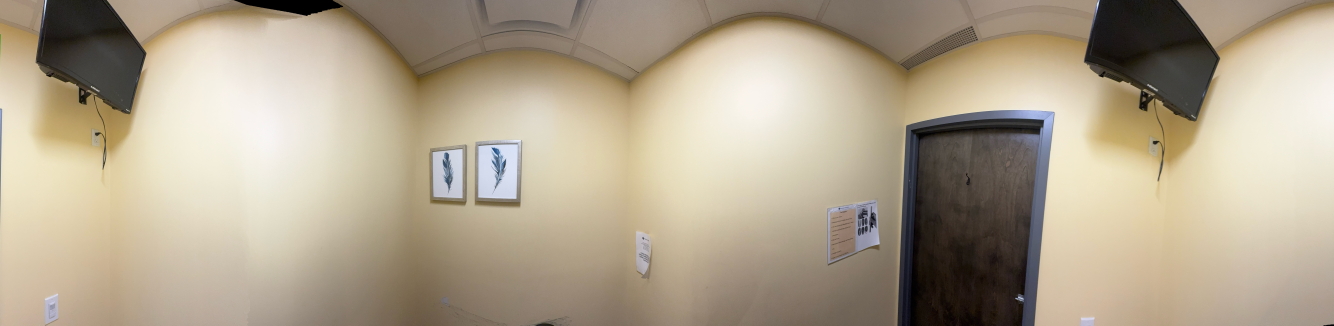
#> input picture gaussian-splat-room/source/pano.jpg, 8000 x 1953 px (shown at 1/6 size)
$ python layout.py
#> lines starting #> are read from the running program, lines starting #| are printed output that depends on the picture; after the words box and inside, x2 and y2 are one past the last pixel; in counts of white or black regions, pixels touching at a corner belong together; long printed decimals are rounded
### gaussian-splat-room/scripts/common.py
"""Shared geometry + PLY I/O for the pano -> Gaussian splat pipeline.

Coordinate system: y up, camera (pano center) at origin, eye height 1.55m
(floor near y = -1.55). Pano assumed cylindrical: theta in [-HFOV/2, +HFOV/2],
theta=0 looks down +z. Direction for pano pixel (px, py):
    theta = (px / W - 0.5) * HFOV
    v     = (H/2 - py) / f_cyl          with f_cyl = W / HFOV  (radians)
    dir   = normalize(sin t, v, cos t)
"""
import json
import os

import numpy as np

HFOV_DEG = 250.0            # estimated horizontal sweep of the phone pano
EYE_HEIGHT = 1.55           # meters, camera above floor
ROOT = os.path.dirname(os.path.dirname(os.path.abspath(__file__)))

SH_C0 = 0.28209479177387814


def pano_params(W, H):
    hfov = np.deg2rad(HFOV_DEG)
    f_cyl = W / hfov
    return hfov, f_cyl


# [89 lines left out: functions pano_dirs, view_basis, write_ply_xyzrgb, write_ply_gaussian, read_ply_gaussian, not called in this run]


def save_meta(path, obj):
    with open(path, "w") as f:
        json.dump(obj, f, indent=2)


def load_meta(path):
    with open(path) as f:
        return json.load(f)

### gaussian-splat-room/scripts/layout.py
"""Step 2a: single-view room-layout prior from the pano.

Detect the wall/ceiling boundary per pano column (yellow paint vs grey
ceiling), convert boundary elevation to horizontal wall distance
(d = h_ceil / tan(elev)), robustly interpolate through occluders (TVs),
and build a prior range map: vertical walls + ceiling plane + floor plane.
"""
import os

import cv2
import numpy as np

from common import ROOT, EYE_HEIGHT, pano_params

H_CEIL = 1.10          # meters from eye level up to the ceiling edge
D_MIN, D_MAX = 1.0, 3.5
LAYOUT_W = 2000        # columns for the wall profile


def detect_boundary(pano_bgr):
    """Per-column pano row of the wall/ceiling transition, np.nan if occluded."""
    hsv = cv2.cvtColor(pano_bgr, cv2.COLOR_BGR2HSV)
    Hh, S, V = hsv[..., 0].astype(np.int16), hsv[..., 1], hsv[..., 2]
    yellow = (Hh > 10) & (Hh < 45) & (S > 55) & (V > 90)
    dark = V < 70
    H_img, W_img = yellow.shape

    # only search the upper half of the pano for the boundary
    top = yellow[: H_img // 2]
    dark_top = dark[: H_img // 2]
    boundary = np.full(W_img, np.nan)
    run = np.zeros(W_img, np.int32)
    found = np.full(W_img, -1, np.int32)
    NEED = 18
    for r in range(top.shape[0]):
        run = np.where(top[r], run + 1, 0)
        hit = (run == NEED) & (found < 0)
        found[hit] = r - NEED + 1
    boundary[found >= 0] = found[found >= 0]

    # invalidate columns where the transition zone is occluded by something
    # dark (the TVs) — the "boundary" there is the TV bottom, not the wall
    for c in np.flatnonzero(found >= 0):
        r0 = max(found[c] - 250, 0)
        if dark_top[r0:found[c] + 5, c].mean() > 0.15:
            boundary[c] = np.nan
    return boundary


def main():
    pano = cv2.imread(os.path.join(ROOT, "source", "pano.jpg"))
#> pano is the input picture: shape (1953, 8000, 3); mean B, G, R 142.5, 163.8, 176.4
    H, W = pano.shape[:2]
#> H = 1953; W = 8000
    hfov, f_cyl = pano_params(W, H)
#> hfov = 4.36; f_cyl = 1833.5

    boundary = detect_boundary(pano)
#> in detect_boundary, `hsv = cv2.cvtColor(pano_bgr, cv2.COLOR_BGR2HSV)`: hsv: shape (1953, 8000, 3); mean H, S, V 22.5, 54.8, 177
#> in detect_boundary, `yellow = (Hh > 10) & (Hh < 45) & (S > 55) & (V > 90)`:
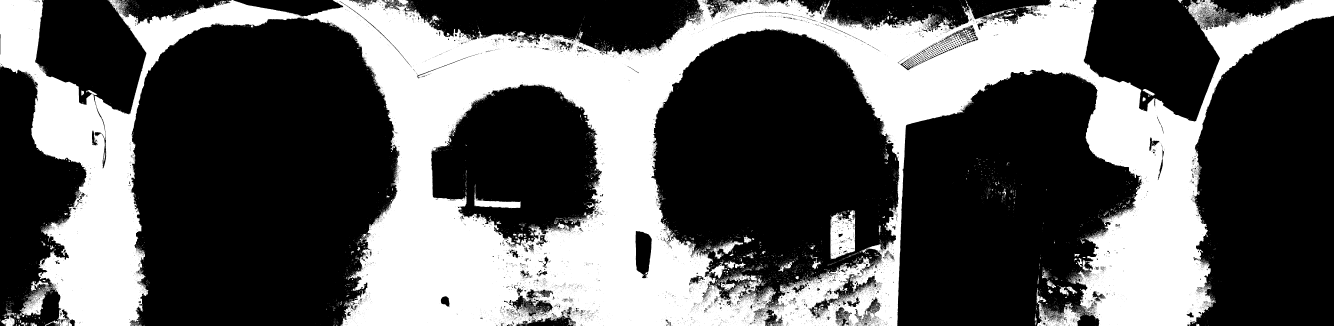
#> yellow: shape (1953, 8000) bool (shown at 1/6 size); 36.2% white; 17347 white regions (16732 under 20 px), largest, box (x1, y1, x2, y2) and area: (0, 0, 8000, 1953) 5476791, (4982, 1262, 5131, 1559) 32322, (6219, 1728, 6496, 1953) 18085
#> in detect_boundary, `dark = V < 70`: dark: shape (1953, 8000) bool; 8.8% white; 2072 white regions (1915 under 20 px), largest, box (x1, y1, x2, y2) and area: (5385, 712, 6263, 1953) 660847, (6507, 0, 7318, 727) 379008, (219, 0, 878, 682) 278686
#> in detect_boundary, `top = yellow[: H_img // 2]`: top: shape (976, 8000) bool; 36.1% white; 6222 white regions (6025 under 20 px), largest, box (x1, y1, x2, y2) and area: (0, 0, 8000, 976) 2787425, (6855, 534, 6930, 574) 1142, (518, 540, 584, 570) 682
#> in detect_boundary, `dark_top = dark[: H_img // 2]`:
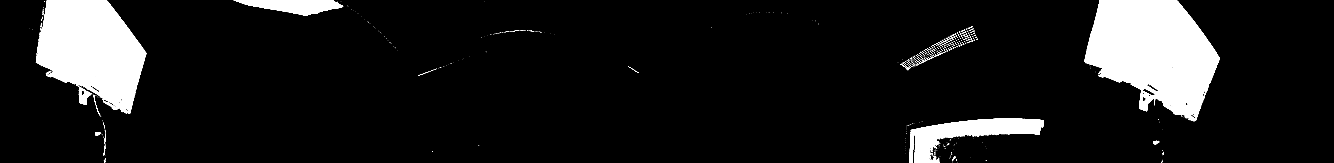
#> dark_top: shape (976, 8000) bool (shown at 1/6 size); 10.1% white; 1080 white regions (974 under 20 px), largest, box (x1, y1, x2, y2) and area: (6507, 0, 7318, 727) 379008, (219, 0, 878, 682) 278686, (5455, 712, 6263, 976) 82865
#> after the loop in detect_boundary, `for r in range(top.shape[0]):`: found = 8000 values, max 729 at index 7168, min -1 at index 1786, mean 171.9; run = 8000 values, max 904 at index 2493, min 0 at index 0, mean 68.7
#> the loop in detect_boundary, `for c in np.flatnonzero(found >= 0):` made 7942 passes
#> r0 on passes 1 to 3: 0, 0, 0
    valid = np.isfinite(boundary)
    print(f"boundary detected on {valid.sum()}/{W} columns")
#| boundary detected on 6309/8000 columns

    cols = np.arange(W)
#> cols = 8000 values from 0 to 7999
    # elevation of boundary; v = tan(elevation) in cylindrical coords
    v_b = (H / 2.0 - boundary) / f_cyl
    d = np.where(v_b > 0.05, H_CEIL / np.maximum(v_b, 0.05), np.nan)
    d[~valid] = np.nan

    ok = np.isfinite(d) & (d > D_MIN * 0.7) & (d < D_MAX * 1.5)
    d_i = np.interp(cols, cols[ok], d[ok])
#> d_i = 8000 values, max 3.27 at index 3775, min 2.07 at index 0, mean 2.32
    # The vaulted ceiling makes the boundary scallop between arches; the wall
    # top is the spring line = the lower envelope (largest distance within a
    # window ~ one arch). 85th-percentile filter, then gentle smoothing.
    k = 801
    pad = np.pad(d_i, k // 2, mode="edge")
#> pad = 8800 values, max 3.27 at index 4175, min 2.07 at index 0, mean 2.3
    env = np.array([np.percentile(pad[i:i + k], 85) for i in range(0, W, 8)])
#> env = 1000 values, max 3.08 at index 437, min 2.07 at index 212, mean 2.47
    env = cv2.resize(env.reshape(1, -1), (W, 1), interpolation=cv2.INTER_LINEAR).ravel()
#> env = 8000 values, max 3.08 at index 3500, min 2.07 at index 1700, mean 2.47
    d_s = cv2.GaussianBlur(env.reshape(1, -1).astype(np.float32), (0, 0), 60).ravel()
#> d_s = 8000 values, max 3.08 at index 3730, min 2.08 at index 1762, mean 2.47
    d_s = np.clip(d_s, D_MIN, D_MAX)

    # downsample profile to layout resolution
    prof = cv2.resize(d_s.reshape(1, -1), (LAYOUT_W, 1),
                      interpolation=cv2.INTER_AREA).ravel()
#> prof = 2000 values, max 3.08 at index 932, min 2.08 at index 440, mean 2.47
    np.save(os.path.join(ROOT, "depth", "wall_profile.npy"), prof.astype(np.float32))

    # ---- prior range map on the fusion grid -----------------------------
    FUSE_W, FUSE_H = 2000, 489
    xs = (np.arange(FUSE_W) + 0.5) * (W / FUSE_W)
#> xs = 2000 values from 2 to 7998
    ys = (np.arange(FUSE_H) + 0.5) * (H / FUSE_H)
#> ys = 489 values from 2 to 1951
    theta = (xs / W - 0.5) * hfov
#> theta = 2000 values from -2.18 to 2.18
    v = (H / 2.0 - ys) / f_cyl
    Vg, _ = np.meshgrid(v, theta, indexing="ij")  # (FUSE_H later transpose)
    Vg = np.tile(v[:, None], (1, FUSE_W))
    Dg = np.tile(prof[None, :], (FUSE_H, 1))

    r_wall = Dg * np.sqrt(1 + Vg ** 2)
    with np.errstate(divide="ignore"):
        r_ceil = np.where(Vg > 0.02, H_CEIL * np.sqrt(1 + Vg ** 2) / np.maximum(Vg, 0.02), np.inf)
        r_floor = np.where(Vg < -0.02, EYE_HEIGHT * np.sqrt(1 + Vg ** 2) / np.maximum(-Vg, 0.02), np.inf)
    r_prior = np.minimum(r_wall, np.minimum(r_ceil, r_floor)).astype(np.float32)
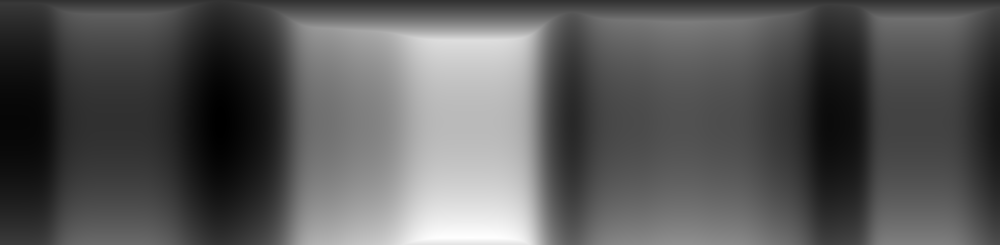
#> r_prior: shape (489, 2000) float32 (shown at 1/2 size); min 2.08, max 3.44, mean 2.55; drawn with min black and max white
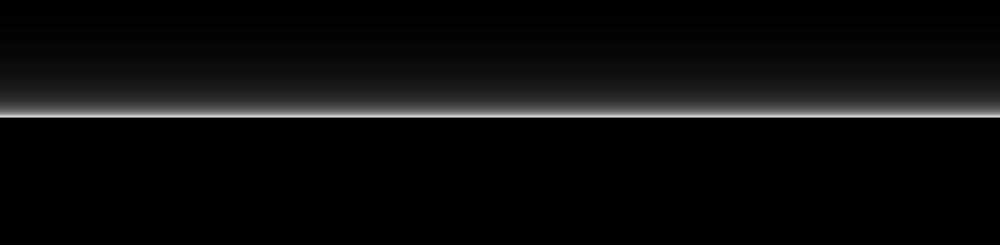
#> r_ceil: shape (489, 2000) float64 (shown at 1/2 size); 51.94% of the values are NaN or infinite; the others: min 2.34, max 50.51, mean 7.13; drawn with min black, max white, NaN and infinite black
    np.save(os.path.join(ROOT, "depth", "pano_prior.npy"), r_prior)
    print("prior range:", r_prior.min(), r_prior.max())
#| prior range: 2.081 3.444

    # viz: boundary over pano + top-down profile + prior depth
    viz = pano.copy()
    for c in range(0, W, 3):
        b = boundary[c]
        if np.isfinite(b):
            cv2.circle(viz, (c, int(b)), 3, (0, 255, 0), -1)
        r_s = H / 2.0 - f_cyl * (H_CEIL / d_s[c])
        cv2.circle(viz, (c, int(np.clip(r_s, 0, H - 1))), 2, (0, 0, 255), -1)
#> this loop made 2667 passes
#> (b, r_s) on passes 1 to 3: (0, 23.89), (0, 23.89), (0, 23.89)
    viz = cv2.resize(viz, (2000, 489))
#> viz: shape (489, 2000, 3)

    plan = np.full((500, 500, 3), 30, np.uint8)
#> plan: shape (500, 500, 3); every value is 30
    th = (np.arange(LAYOUT_W) / LAYOUT_W - 0.5) * hfov
#> th = 2000 values from -2.18 to 2.18
    px = (250 + prof * np.sin(th) * 55).astype(int)
#> px = 2000 values, max 383 at index 1765, min 121 at index 231, mean 249.8
    pz = (250 - prof * np.cos(th) * 55).astype(int)
#> pz = 2000 values, max 319 at index 1998, min 80 at index 979, mean 193.3
    for i in range(LAYOUT_W):
        cv2.circle(plan, (px[i], pz[i]), 1, (120, 220, 255), -1)
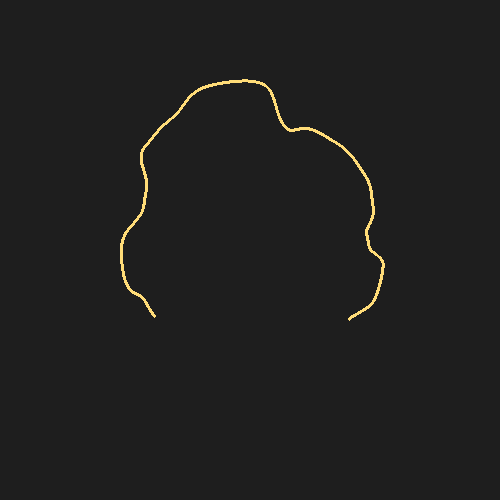
#> plan: shape (500, 500, 3); mean of channels 0, 1, 2 30.7, 31.5, 31.7; drawn as B, G, R
    cv2.circle(plan, (250, 250), 4, (0, 0, 255), -1)
#> plan: shape (500, 500, 3); 0.02% of pixels changed, all inside (x1, y1, x2, y2) = (246, 246, 255, 255)
    cv2.putText(plan, "top-down wall profile", (10, 25),
                cv2.FONT_HERSHEY_SIMPLEX, 0.6, (255, 255, 255), 1)
#> plan: shape (500, 500, 3); mean of channels 0, 1, 2 31.1, 31.8, 32.2

    depth_viz = cv2.applyColorMap(
        cv2.normalize(-r_prior, None, 0, 255, cv2.NORM_MINMAX).astype(np.uint8),
        cv2.COLORMAP_MAGMA)
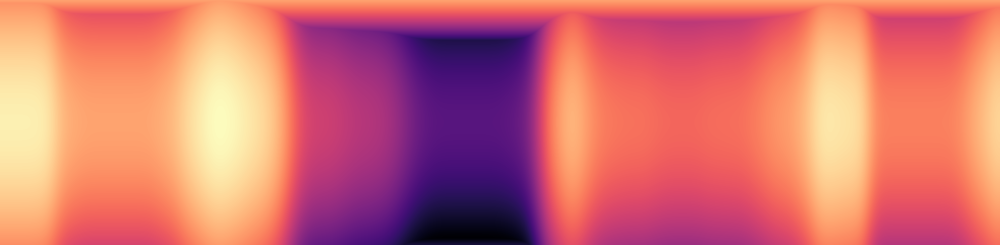
#> depth_viz: shape (489, 2000, 3) (shown at 1/2 size); mean B, G, R 112.3, 112.4, 213.6
    depth_viz = cv2.resize(depth_viz, (2000, 489))
    canvas = np.full((489 * 2 + 520, 2000, 3), 15, np.uint8)
#> canvas: shape (1498, 2000, 3); every value is 15
    canvas[:489] = viz
    canvas[489:978] = depth_viz
    canvas[988:1488, 750:1250] = plan
    cv2.putText(canvas, "green: detected wall/ceiling boundary   red: smoothed profile",
                (12, 30), cv2.FONT_HERSHEY_SIMPLEX, 0.8, (0, 255, 0), 2)
    cv2.putText(canvas, "layout prior depth (bright = near)", (12, 520),
                cv2.FONT_HERSHEY_SIMPLEX, 0.8, (255, 255, 255), 2)
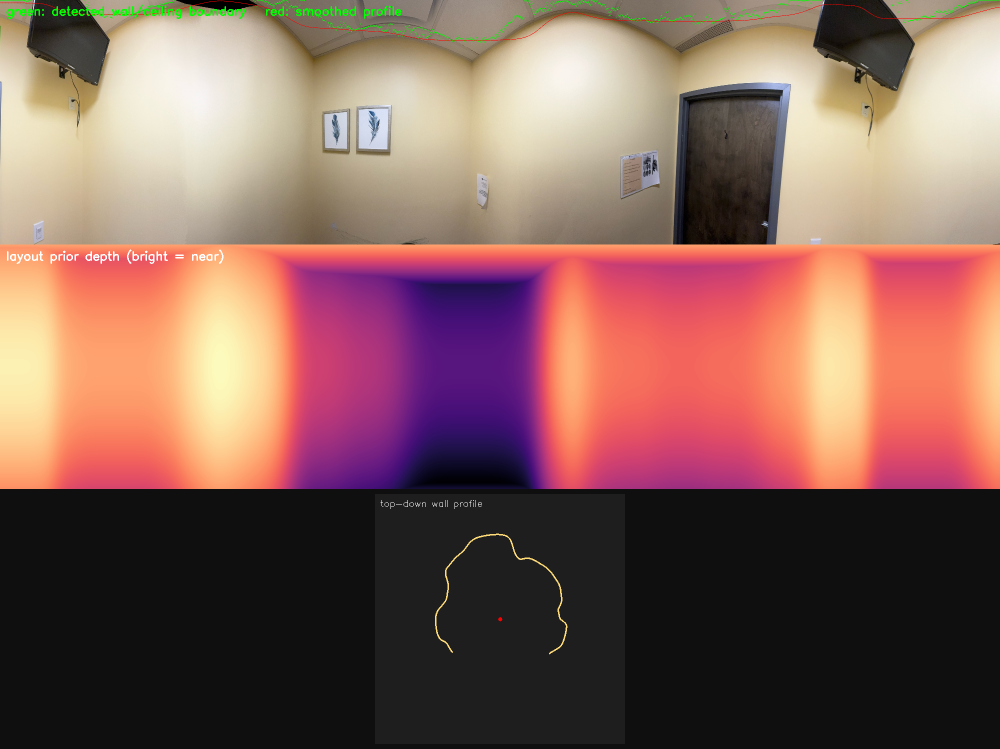
#> canvas: shape (1498, 2000, 3) (shown at 1/2 size); mean of channels 0, 1, 2 89.5, 97.1, 133.6; drawn as B, G, R
    cv2.imwrite(os.path.join(ROOT, "renders", "02_layout_prior.jpg"), canvas)
    print("layout viz written")


if __name__ == "__main__":
    main()
